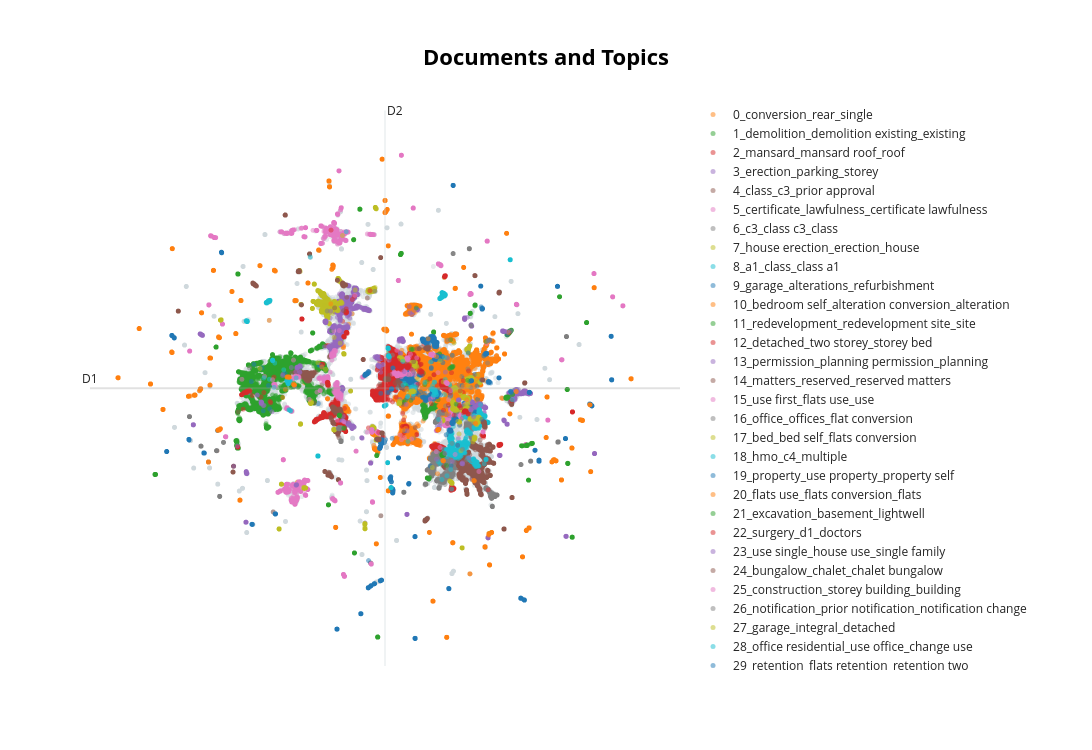

Write notebook code for a chart like this one.
### Code cell
topic_model_copy.visualize_documents(docs, reduced_embeddings=reduced_embeddings,
                                hide_document_hover=True, hide_annotations=True)
